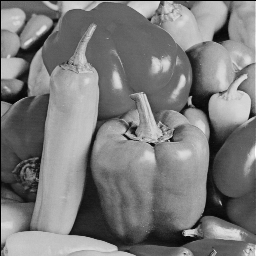
#> input picture auto-canny/raw_peppers.png, 256 x 256 px
$ python main.py   (older library calls are emulated)
#> lines starting #> are read from the running program, lines starting #| are printed output that depends on the picture; after the words box and inside, x2 and y2 are one past the last pixel; in counts of white or black regions, pixels touching at a corner belong together
#> further down, peppers is the input picture: shape (256, 256); min 0, max 254, mean 123.1
### auto-canny/gradient.py
# -*- coding: UTF-8 -*-
import numpy as np
import cv2
import math

def gradient(blurred):
    # 对平滑后的图像使用Sobel算子计算水平方向和竖直方向的一阶导数（图像梯度）（Gx和Gy）
    # 根据得到的这两幅梯度图找到边界的梯度和方向
    # ksize=3是因为cv2.Canny方法默认的Ksize=3
    # cv2.CV_64F是使用64位存储，为了运算不越界
    sobelx = cv2.Sobel(blurred, cv2.CV_64F, 1, 0, ksize=3)
    sobely = cv2.Sobel(blurred, cv2.CV_64F, 0, 1, ksize=3)

    # 建立两个np.arr类型的数据
    sobel = np.zeros((len(sobelx), len(sobelx[0])))
#> sobel: shape (256, 256) float64; every value is 0
    theat = np.zeros((len(sobelx), len(sobelx[0])))

    # 根据公式计算合成梯度值
    for i in range(len(sobelx)):
        for j in range(len(sobelx[0])):
            sobel[i][j] = math.sqrt(sobelx[i][j] * sobelx[i][j] + sobely[i][j] * sobely[i][j])
            # 将弧度转化为度数
            if sobelx[i][j] != 0:
                theat[i][j] = math.atan(sobely[i][j] / sobelx[i][j]) * 180 / math.pi
            else:
                if sobely[i][j] < 0:
                    theat[i][j] = -90
                elif sobely[i][j] > 0:
                    theat[i][j] = 90
                elif sobely[i][j] == 0:
                    theat[i][j] = 45
            # 做边界的划分，划分为四个梯度值
            temp = theat[i][j]
            if -112.5 < temp <= -67.5:
                theat[i][j] = 90
            elif -67.5 < temp <= -22.5:
                theat[i][j] = 135
            elif -22.5 < temp <= 22.5:
                theat[i][j] = 0
            elif 22.5 < temp <= 67.5:
                theat[i][j] = 45
            elif 67.5 < temp <= 112.5:
                theat[i][j] = 90
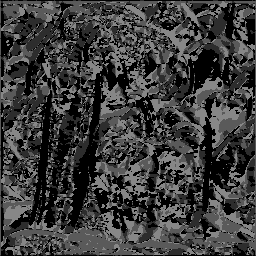
#> theat: shape (256, 256) float64; min 0, max 135, mean 60
    # 以下是 非极大值抑制 的算法
    # 模型结束后移到另一个文件并做精简
    # 还要考虑和nms算法的异同

    # 做非边界部分的判断
    # i从1到倒数第二，j同样
    for i in range(1, len(sobel) - 1):
        for j in range(1, len(sobel[0]) - 1):
            if theat[i][j] == 0:
                if sobel[i][j] < max(sobel[i + 1][j], sobel[i - 1][j]):
                    blurred[i][j] = 0
            elif theat[i][j] == 45:
                if sobel[i][j] < max(sobel[i + 1][j - 1], sobel[i - 1][j - 1]):
                    blurred[i][j] = 0
            elif theat[i][j] == 90:
                if sobel[i][j] < max(sobel[i][j + 1], sobel[i][j - 1]):
                    blurred[i][j] = 0
            elif theat[i][j] == 135:
                if sobel[i][j] < max(sobel[i + 1][j - 1], sobel[i - 1][j + 1]):
                    blurred[i][j] = 0

    # 上边界非端点处理，i=0，i不能减1
    for j in range(1, len(sobelx[0]) - 1):
        i = 0
        if theat[0][j] == 0:
            if sobel[i][j] < sobel[i + 1][j]:
                blurred[i][j] = 0
        elif theat[0][j] == 45:
            if sobel[i][j] < sobel[i + 1][j - 1]:
                blurred[i][j] = 0
        elif theat[0][j] == 90:
            if sobel[i][j] < max(sobel[i][j + 1], sobel[i][j - 1]):
                blurred[i][j] = 0
        elif theat[0][j] == 135:
            if sobel[i][j] < sobel[i + 1][j - 1]:
                blurred[i][j] = 0
#> blurred: shape (256, 256); min 0, max 230, mean 25.3
    # 下边界非端点，i = 255，i不能加1
    for j in range(1, len(sobel[0]) - 1):
        i = len(theat) - 1
        if theat[i][j] == 0:
            if sobel[i][j] < sobel[i - 1][j]:
                blurred[i][j] = 0
        elif theat[i][j] == 45:
            if sobel[i][j] < sobel[i - 1][j - 1]:
                blurred[i][j] = 0
        elif theat[i][j] == 90:
            if sobel[i][j] < max(sobel[i][j + 1], sobel[i][j - 1]):
                blurred[i][j] = 0
        elif theat[i][j] == 135:
            if sobel[i][j] < sobel[i - 1][j + 1]:
                blurred[i][j] = 0
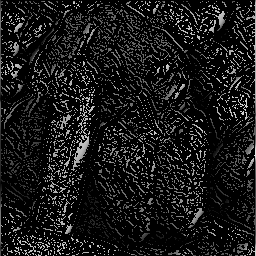
#> blurred: shape (256, 256); min 0, max 230, mean 24.8
    # 左边界非端点，j=0，j不能减1
    for i in range(1, len(sobel) - 1):
        j = 0
        if theat[i][j] == 0:
            if sobel[i][j] < max(sobel[i + 1][j], sobel[i - 1][j]):
                blurred[i][j] = 0
        elif theat[i][j] == 90:
            if sobel[i][j] < sobel[i][j + 1]:
                blurred[i][j] = 0
        elif theat[i][j] == 135:
            if sobel[i][j] < sobel[i - 1][j + 1]:
                blurred[i][j] = 0
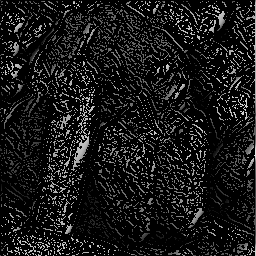
#> blurred: shape (256, 256); 0.36% of pixels changed, all inside (x1, y1, x2, y2) = (0, 1, 1, 255)
    # 右边界非端点，j=255，不能加1
    for i in range(1, len(sobel) - 1):
        j = len(sobel[0]) - 1
        if theat[i][j] == 0:
            if sobel[i][j] < max(sobel[i + 1][j], sobel[i - 1][j]):
                blurred[i][j] = 0
        elif theat[i][j] == 45:
            if sobel[i][j] < max(sobel[i + 1][j - 1], sobel[i - 1][j - 1]):
                blurred[i][j] = 0
        elif theat[i][j] == 90:
            if sobel[i][j] < sobel[i][j - 1]:
                blurred[i][j] = 0
        elif theat[i][j] == 135:
            if sobel[i][j] < sobel[i + 1][j - 1]:
                blurred[i][j] = 0
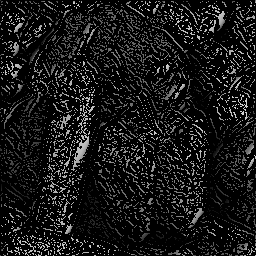
#> blurred: shape (256, 256); 0.33% of pixels changed, all inside (x1, y1, x2, y2) = (255, 3, 256, 255)
    # 左上角。i，j不能减1
    if theat[0][0] == 0:
        if sobel[0][0] < sobel[0 + 1][0]:
            blurred[0][0] = 0
    elif theat[0][0] == 90:
        if sobel[0][0] < sobel[0][0 + 1]:
            blurred[0][0] = 0
    # 左下角，i不能加，j不能减
    if theat[len(sobel) - 1][0] == 0:
        if sobel[len(sobel) - 1][0] < sobel[len(sobel) - 1 - 1][0]:
            blurred[len(sobel - 1)][0] = 0
    elif theat[len(sobel) - 1][0] == 90:
        if sobel[len(sobel) - 1][0] < sobel[len(sobel) - 1][0 + 1]:
            blurred[len(sobel) - 1][0] = 0
    elif theat[len(sobel) - 1][0] == 135:
        if sobel[len(sobel) - 1][0] < sobel[len(sobel) - 1 - 1][0 + 1]:
            blurred[len(sobel) - 1][0] = 0
    #右下角 右上脚暂时没写，可仿照上文实现

    return blurred

### auto-canny/loop.py
# -*- coding: UTF-8 -*-
import numpy as np
import copy


def loop(gradient):
    Max = np.max(gradient)
#> Max = 221
    Min = np.min(gradient)
#> Min = 0

    # T是初始平均值，Tnew是迭代平均值
    t = (Max + Min) / 2
#> t = 110.5

    while True:
        imagemax = copy.deepcopy(gradient)
        imagemin = copy.deepcopy(gradient)
        imagemax[imagemax < t] = 0
        imagemin[imagemin >= t] = 0

        tnew = ((sum(imagemax[imagemax > 0]) / len(imagemax[imagemax > 0])) + sum(imagemin[imagemin > 0]) / len(
            imagemin[imagemin > 0])) / 2
        if abs(tnew - t) < 1:
            break
        else:
            t = tnew
#> this loop made 4 passes
#> (tnew, t) on passes 1 to 3: (120.8, 120.8), (124.7, 124.7), (126.2, 126.2)
#> tnew on pass 4: 126.9
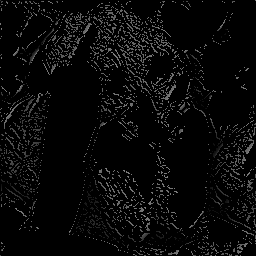
#> imagemin: shape (256, 256); min 0, max 126, mean 8.7
    return tnew

### auto-canny/main.py
# -*- coding: UTF-8 -*-

# 对canny阈值做了一个自适应的过程

import numpy as np
import cv2
import gradient as g
import loop as l
import copy
import evaluate as e

# 读取一张图片,做灰度化处理,转为二维矩阵。虽然原图是灰度图,但仍需此步骤,不然会是三维矩阵
peppers = cv2.imread('raw_peppers.png', 0)

# 使用高斯滤波消除噪声
# (5,5)是高斯核的大小,0是sigmaX,0的意思是让方程自己给你算对应的sigma
peppers_b = cv2.GaussianBlur(peppers, (5, 5), 0)

peppers_t = copy.deepcopy(peppers_b)

# 返回的是经过非极大值抑制后的矩阵
peppers_g = g.gradient(peppers_t)

# 返回的是迭代后的最优阈值
peppers_T = l.loop(peppers_g)
#> peppers_T = 126.9

# ret是返回的最优阈值,image是处理后的图
# THRESH_BINARY就是三角法（这句话存疑,忘记哪里看来的了,但实际使用起来似乎使用的阈值是传入的阈值）
# THRESH_OTSU是大津法
# 这一个函数会根据直方图选择最优的阈值,即otus或传入的阈值,可以从返回值ret中获取
# peppers_ret, new1 = cv2.threshold(peppers_b, peppers_T, 255, cv2.THRESH_BINARY + cv2.THRESH_OTSU)
# 这一条就只会使用大津法算出的阈值,但大津有缺点,直方图没有明显双峰时效果可能不好
peppers_ret, image = cv2.threshold(peppers_b, peppers_T, 255, cv2.THRESH_OTSU)
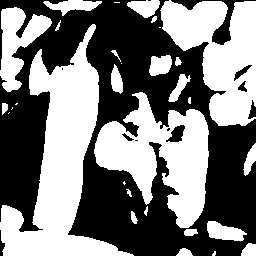
#> image: shape (256, 256); 48.4% white; 31 white regions (9 under 20 px), largest, box (x1, y1, x2, y2) and area: (0, 24, 134, 256) 11500, (94, 92, 209, 228) 7903, (160, 0, 256, 126) 7075
#> peppers_ret = 124

# 因为想要有更多的边被画出来,所以取更小的（我自己一厢情愿的,可能没有理论依据）
peppers_T = min(peppers_ret, peppers_T)
#> peppers_T = 124

peppers = cv2.Canny(peppers_b, peppers_T / 2, peppers_T)
#> peppers: shape (256, 256); 8.3% white in thin lines or dots
# 这是自适应阈值的边缘切割,用高斯核做窗口去给每一个像素一个自适应阈值
# 最后一个参数会影响切割质量,具体原理请参考文档
# 倒数第二个会影响切割出来的边的宽度,原理见文档
peppers_two = cv2.adaptiveThreshold(peppers_b, 255, cv2.ADAPTIVE_THRESH_GAUSSIAN_C, cv2.THRESH_BINARY, 3, 2)
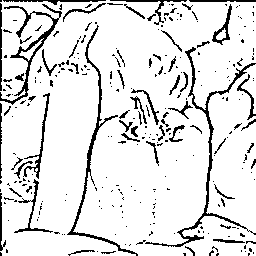
#> peppers_two: shape (256, 256); 88.3% white; black in thin lines or dots

# 将图片做一个反色处理
peppers[peppers == 0] = 1
#> peppers: shape (256, 256); values 1 (black) and 255 (white), 8.3% white in thin lines or dots
peppers[peppers == 255] = 0
#> peppers: shape (256, 256); values 0 (black) and 1 (white), 91.7% white; black in thin lines or dots
peppers[peppers == 1] = 255
#> peppers: shape (256, 256); 91.7% white; black in thin lines or dots

cv2.imshow('peppers', peppers)
cv2.imshow('peppers_two', peppers_two)

# 保存图片
# cv2.imwrite('peppersQ1.png', peppers)

cv2.waitKey(0)

#> (the run stopped early here; a loop or call above may not have finished)
